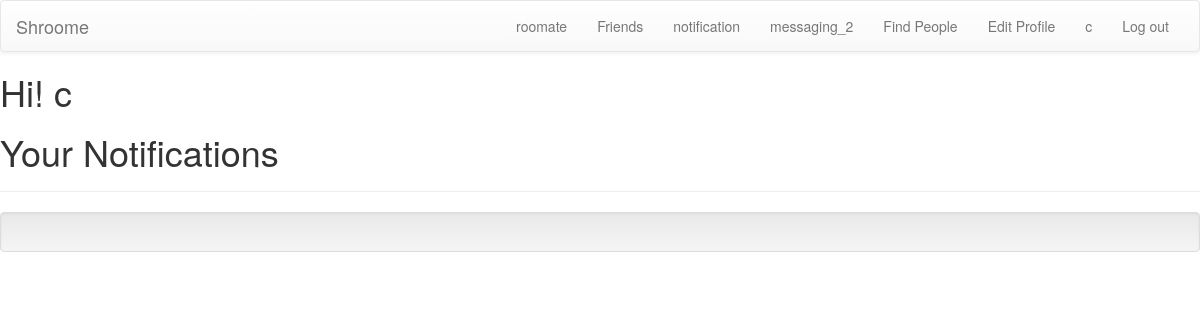
Before: /notification/ (signed in) with the older database file.
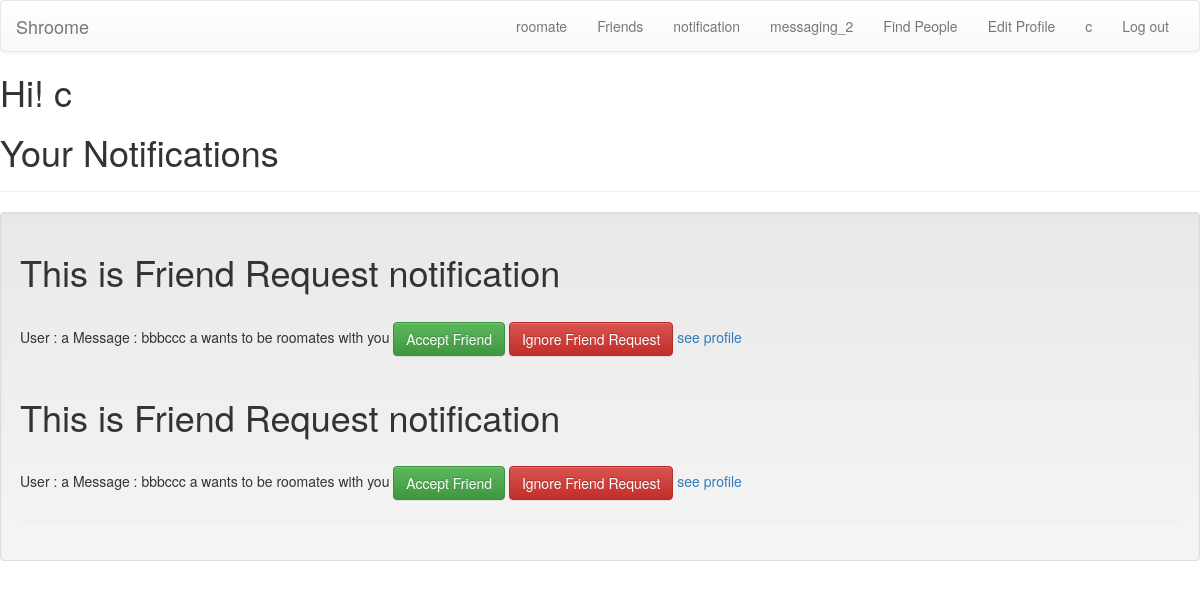
After: the same page with the newer database file.
### notification/models.py (models this page shows)
class Notification(models.Model):
	user1 = models.ForeignKey(settings.AUTH_USER_MODEL,blank = False,null = False)
	user2 = models.ForeignKey(settings.AUTH_USER_MODEL,null = False,related_name="notification+")
	user1_uuid = models.UUIDField(blank = True,null = True)
	user2_uuid = models.UUIDField(blank = True,null = True)
	message = models.CharField(max_length=50,blank=False,null=False,default = "Unspecified")
	read = models.BooleanField(default = False)
	created = models.DateTimeField(auto_now_add=True)
	notification_type = models.CharField(max_length=2,choices=constants.NOTIFICATION_TYPE,default="FR")
	notification_id = models.UUIDField(primary_key=True, default=uuid.uuid4, editable=False)
	target_id = models.UUIDField(default=uuid.uuid4,blank = False) #--> conversation ID + friend_relation ID

### notification/views.py (the view)
# urls.py: url(r'^notification/$','notification.views.show_notification',name='show_notification'),
def show_notification(request):
	notification_result = Notification.objects.filter(user2=request.user)
	context = {"notification_result":notification_result}
	return render(request,"show_notification.html",context)

### templates/show_notification.html (shortened to what this page needs)
{% load staticfiles %}
<html>
	<body>
		<link rel="stylesheet" href="{% static "myprofile.css" %}">
		{% include 'navbar.html' %}
		<h1>Hi! {{ user.username }}</h1>
		<h1> Your Notifications </h1>
		<hr>
		<div class = "well">
			{% for elem in notification_result %}
				<div id = '{{elem.notification_id}}'>
					{% if elem.notification_type == 'FR'%}
						<h1>This is Friend Request notification</h1>
						<br>
						User : {{elem.user1}}
						Message : {{elem.message}}
					    <div class = "btn btn-success" id="accept_friend" target = '{{elem.target_id}}' this = '{{elem.notification_id}}' user1_uuid='{{elem.user1_uuid}}' user2_uuid='{{elem.user2_uuid}}'>
					    	Accept Friend
					    </div>
					    <div class = "btn btn-danger" id="ignore_friend" target = '{{elem.target_id}}' this = '{{elem.notification_id}}' user1_uuid='{{elem.user1_uuid}}' user2_uuid='{{elem.user2_uuid}}'>
					    	Ignore Friend Request
					    </div>
						<a href="../show_user/?profile_id={{elem.user1_uuid}}">see profile </a>
				{% endif %}
					<hr>
				</div>
			{% endfor %}
		</div>
	</body>
</html>

### templates/navbar.html (shortened to what this page needs)
{% load crispy_forms_tags %}
  <link rel="stylesheet" href="https://maxcdn.bootstrapcdn.com/bootstrap/3.3.5/css/bootstrap.min.css">
  <link rel="stylesheet" href="https://maxcdn.bootstrapcdn.com/bootstrap/3.3.5/css/bootstrap-theme.min.css">
  <link rel="stylesheet" href="">
<nav class="navbar navbar-default ">
    <div class="container-fluid">
        <div class="navbar-header">
            <a class="navbar-brand" href="/">Shroome</a>
        </div>
        <div class="collapse navbar-collapse" id="navbar-collapse">
            <ul class="nav navbar-nav navbar-right ">
				{% if user.is_authenticated %}
          <li class = "navbar-menu"><a href="http://{{ request.get_host }}/roomate">roomate</a></li>
			        <li class = "navbar-menu"><a href="http://{{ request.get_host }}/show_friends/"> Friends</a></li>
					<li class = "navbar-menu"><a href="http://{{ request.get_host }}/notification/">notification</a></li>
 					<li class = "navbar-menu"><a href="http://{{ request.get_host }}/messaging_2/">messaging_2</a></li>
					<li class = "navbar-menu"><a href="http://{{ request.get_host }}/find_people/">Find People</a></li>
			        <li class = "navbar-menu"><a href="http://{{ request.get_host }}/edit_profile/"> Edit Profile</a></li>
			        <li class = "navbar-menu"><a href="http://{{ request.get_host }}/myprofile/"> {{user.username}}</a></li>
			        <li class = "navbar-menu" id = "logout-button"><a href="http://{{ request.get_host }}/logout/">Log out</a></li>
			    {% endif %}
  			</ul>
        </div>
    </div>
</nav>

### static/myprofile.css (style rules this page uses)
body { background-color: #b0c4de; }

Changed rows visible on the page:
added Notification: user1 "a", message "bbbccc a wants to be roomates with you"
added Notification: user1 "a", message "bbbccc a wants to be roomates with you"
